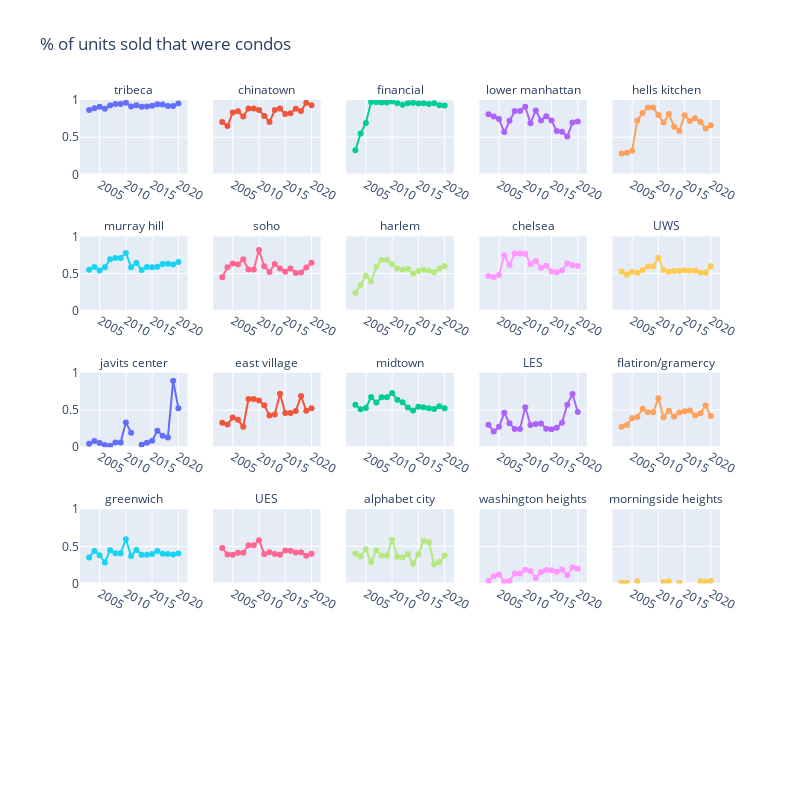

The notebook cell this image was saved under:
### Markdown cell above
2. Does condo/walkup mix matter for neighborhood pricing?

### Code cell
#We know from prior analysis that of the three main building types, condos have the highest average price, followed
#by coops, and then walkups. One theory as to why neighbors that are close to each other geographically might have
#vastly different average pricing is building type mix.

#We can construct a dataframe measuring this by using a groupby and pivot.
df_buildingmix  = filtered_df.groupby(["broader_neighborhoods","broad building category","year sold"])["sale price"].count()
df_buildingmix = df_buildingmix.reset_index()
df_buildingmix = df_buildingmix.pivot(index=["broader_neighborhoods","year sold"],columns="broad building category",values="sale price")

#We convert sales counts to #s by dividing type sold by total units sold
df_buildingmix_series = df_buildingmix.sum(axis=1)
df_totals = df_buildingmix_series.values
df_buildingmix = df_buildingmix.div(df_totals,axis=0)
df_buildingmix.reset_index(inplace=True)

#We can construct a datframe that looks at the share of condos sold per year per neighborhood.
df_condos = df_buildingmix.pivot(index="year sold",columns="broader_neighborhoods",values="condos")
df_condos = df_condos.sort_values(df_condos.last_valid_index(), axis=1,ascending=False)
df_condos.drop(columns=["other","roosevelt island","inwood"],inplace=True)
#print(df_condos)

#We'll do the same for walkups
df_walkups = df_buildingmix.pivot(index="year sold",columns="broader_neighborhoods",values="walk-ups")
df_walkups = df_walkups.sort_values(df_walkups.last_valid_index(), axis=1,ascending=False)
#print(df_walkups)

### Figure 1 — Plotly figure (JSON) as saved in the notebook; plotly's stock layout.template omitted (floating-point values rounded to 4 significant figures)
{"data": [{"type": "scatter", "x": [2003, 2004, 2005, 2006, 2007, 2008, 2009, 2010, 2011, 2012, 2013, 2014, 2015, 2016, 2017, 2018, 2019, 2020], "xaxis": "x", "y": [0.8668, 0.8893, 0.9109, 0.8816, 0.9251, 0.9453, 0.9453, 0.9646, 0.9136, 0.9304, 0.9103, 0.9118, 0.9229, 0.9425, 0.9409, 0.9177, 0.92, 0.9531], "yaxis": "y"}, {"type": "scatter", "x": [2003, 2004, 2005, 2006, 2007, 2008, 2009, 2010, 2011, 2012, 2013, 2014, 2015, 2016, 2017, 2018, 2019, 2020], "xaxis": "x2", "y": [0.7027, 0.65, 0.8333, 0.8496, 0.7778, 0.8854, 0.8854, 0.8652, 0.7857, 0.7037, 0.8649, 0.885, 0.8118, 0.8219, 0.8824, 0.8519, 0.962, 0.9286], "yaxis": "y2"}, {"type": "scatter", "x": [2003, 2004, 2005, 2006, 2007, 2008, 2009, 2010, 2011, 2012, 2013, 2014, 2015, 2016, 2017, 2018, 2019, 2020], "xaxis": "x3", "y": [0.3256, 0.5488, 0.6909, 0.9729, 0.9689, 0.9678, 0.9678, 0.9811, 0.958, 0.9375, 0.9557, 0.9647, 0.9545, 0.9572, 0.9455, 0.9577, 0.93, 0.9246], "yaxis": "y3"}, {"type": "scatter", "x": [2003, 2004, 2005, 2006, 2007, 2008, 2009, 2010, 2011, 2012, 2013, 2014, 2015, 2016, 2017, 2018, 2019, 2020], "xaxis": "x4", "y": [0.8091, 0.7784, 0.745, 0.569, 0.7209, 0.8508, 0.8508, 0.9081, 0.6885, 0.8577, 0.725, 0.78, 0.7257, 0.5833, 0.5746, 0.5086, 0.6964, 0.7096], "yaxis": "y4"}, {"type": "scatter", "x": [2003, 2004, 2005, 2006, 2007, 2008, 2009, 2010, 2011, 2012, 2013, 2014, 2015, 2016, 2017, 2018, 2019, 2020], "xaxis": "x5", "y": [0.2822, 0.2919, 0.3165, 0.7254, 0.8242, 0.8994, 0.8994, 0.7983, 0.6971, 0.8119, 0.6413, 0.5849, 0.7947, 0.7188, 0.7548, 0.707, 0.616, 0.661], "yaxis": "y5"}, {"type": "scatter", "x": [2003, 2004, 2005, 2006, 2007, 2008, 2009, 2010, 2011, 2012, 2013, 2014, 2015, 2016, 2017, 2018, 2019, 2020], "xaxis": "x6", "y": [0.5516, 0.589, 0.5422, 0.5852, 0.6935, 0.7111, 0.7111, 0.7766, 0.5868, 0.6411, 0.5493, 0.5901, 0.5849, 0.5907, 0.6282, 0.632, 0.6208, 0.6548], "yaxis": "y6"}, {"type": "scatter", "x": [2003, 2004, 2005, 2006, 2007, 2008, 2009, 2010, 2011, 2012, 2013, 2014, 2015, 2016, 2017, 2018, 2019, 2020], "xaxis": "x7", "y": [0.4517, 0.5847, 0.6349, 0.6232, 0.6913, 0.5565, 0.5565, 0.8159, 0.5988, 0.5222, 0.6291, 0.5692, 0.524, 0.5672, 0.5083, 0.5163, 0.5816, 0.6471], "yaxis": "y7"}, {"type": "scatter", "x": [2003, 2004, 2005, 2006, 2007, 2008, 2009, 2010, 2011, 2012, 2013, 2014, 2015, 2016, 2017, 2018, 2019, 2020], "xaxis": "x8", "y": [0.2417, 0.3465, 0.4695, 0.394, 0.5913, 0.6831, 0.6831, 0.6271, 0.567, 0.5512, 0.5668, 0.4987, 0.5348, 0.552, 0.5429, 0.5176, 0.5671, 0.603], "yaxis": "y8"}, {"type": "scatter", "x": [2003, 2004, 2005, 2006, 2007, 2008, 2009, 2010, 2011, 2012, 2013, 2014, 2015, 2016, 2017, 2018, 2019, 2020], "xaxis": "x9", "y": [0.4675, 0.455, 0.4814, 0.7479, 0.6149, 0.7691, 0.7691, 0.7683, 0.6304, 0.6687, 0.5798, 0.6057, 0.5292, 0.5188, 0.5431, 0.635, 0.6136, 0.6022], "yaxis": "y9"}, {"type": "scatter", "x": [2003, 2004, 2005, 2006, 2007, 2008, 2009, 2010, 2011, 2012, 2013, 2014, 2015, 2016, 2017, 2018, 2019, 2020], "xaxis": "x10", "y": [0.527, 0.4888, 0.5235, 0.5111, 0.5467, 0.5954, 0.5954, 0.7139, 0.547, 0.525, 0.5354, 0.5373, 0.5454, 0.537, 0.5429, 0.5164, 0.512, 0.5974], "yaxis": "y10"}, {"type": "scatter", "x": [2003, 2004, 2005, 2006, 2007, 2008, 2009, 2010, 2011, 2012, 2013, 2014, 2015, 2016, 2017, 2018, 2019, 2020], "xaxis": "x11", "y": [0.04478, 0.08333, 0.05479, 0.0303, 0.02041, 0.06383, 0.06383, 0.3333, 0.1944, null, 0.03448, 0.06061, 0.08824, 0.2222, 0.1538, 0.129, 0.8947, 0.5238], "yaxis": "y11"}, {"type": "scatter", "x": [2003, 2004, 2005, 2006, 2007, 2008, 2009, 2010, 2011, 2012, 2013, 2014, 2015, 2016, 2017, 2018, 2019, 2020], "xaxis": "x12", "y": [0.3299, 0.3057, 0.3988, 0.3682, 0.2741, 0.6471, 0.6471, 0.6273, 0.5652, 0.4247, 0.4395, 0.7171, 0.4611, 0.4604, 0.4868, 0.6872, 0.4902, 0.5234], "yaxis": "y12"}, {"type": "scatter", "x": [2003, 2004, 2005, 2006, 2007, 2008, 2009, 2010, 2011, 2012, 2013, 2014, 2015, 2016, 2017, 2018, 2019, 2020], "xaxis": "x13", "y": [0.5692, 0.51, 0.5266, 0.6734, 0.5997, 0.6719, 0.6719, 0.7271, 0.6368, 0.6028, 0.5324, 0.4919, 0.5443, 0.538, 0.5236, 0.5147, 0.5506, 0.5224], "yaxis": "y13"}, {"type": "scatter", "x": [2003, 2004, 2005, 2006, 2007, 2008, 2009, 2010, 2011, 2012, 2013, 2014, 2015, 2016, 2017, 2018, 2019, 2020], "xaxis": "x14", "y": [0.3006, 0.211, 0.2735, 0.4623, 0.3229, 0.246, 0.246, 0.5363, 0.3, 0.3116, 0.3188, 0.2492, 0.2401, 0.262, 0.3284, 0.5697, 0.7161, 0.4722], "yaxis": "y14"}, {"type": "scatter", "x": [2003, 2004, 2005, 2006, 2007, 2008, 2009, 2010, 2011, 2012, 2013, 2014, 2015, 2016, 2017, 2018, 2019, 2020], "xaxis": "x15", "y": [0.2764, 0.2999, 0.39, 0.4069, 0.5184, 0.4695, 0.4695, 0.6565, 0.4035, 0.4895, 0.4108, 0.4656, 0.4845, 0.4931, 0.4268, 0.456, 0.5606, 0.4177], "yaxis": "y15"}, {"type": "scatter", "x": [2003, 2004, 2005, 2006, 2007, 2008, 2009, 2010, 2011, 2012, 2013, 2014, 2015, 2016, 2017, 2018, 2019, 2020], "xaxis": "x16", "y": [0.3509, 0.4391, 0.38, 0.2843, 0.4489, 0.408, 0.408, 0.5946, 0.3715, 0.4517, 0.3888, 0.3865, 0.3992, 0.4374, 0.4013, 0.3968, 0.3896, 0.404], "yaxis": "y16"}, {"type": "scatter", "x": [2003, 2004, 2005, 2006, 2007, 2008, 2009, 2010, 2011, 2012, 2013, 2014, 2015, 2016, 2017, 2018, 2019, 2020], "xaxis": "x17", "y": [0.4794, 0.3912, 0.3873, 0.4155, 0.414, 0.517, 0.517, 0.5822, 0.3993, 0.4229, 0.398, 0.3876, 0.4465, 0.442, 0.4184, 0.4207, 0.3759, 0.4006], "yaxis": "y17"}, {"type": "scatter", "x": [2003, 2004, 2005, 2006, 2007, 2008, 2009, 2010, 2011, 2012, 2013, 2014, 2015, 2016, 2017, 2018, 2019, 2020], "xaxis": "x18", "y": [0.4056, 0.3659, 0.4615, 0.2857, 0.4474, 0.3774, 0.3774, 0.5897, 0.3619, 0.3548, 0.3971, 0.2662, 0.3953, 0.5755, 0.5569, 0.2587, 0.2903, 0.3761], "yaxis": "y18"}, {"type": "scatter", "x": [2003, 2004, 2005, 2006, 2007, 2008, 2009, 2010, 2011, 2012, 2013, 2014, 2015, 2016, 2017, 2018, 2019, 2020], "xaxis": "x19", "y": [0.0339, 0.09808, 0.1231, 0.02778, 0.03626, 0.137, 0.137, 0.1867, 0.1709, 0.07568, 0.1563, 0.182, 0.18, 0.1599, 0.1882, 0.1123, 0.2158, 0.2007], "yaxis": "y19"}, {"type": "scatter", "x": [2003, 2004, 2005, 2006, 2007, 2008, 2009, 2010, 2011, 2012, 2013, 2014, 2015, 2016, 2017, 2018, 2019, 2020], "xaxis": "x20", "y": [0.01429, 0.01136, null, 0.03093, null, null, null, null, 0.02041, 0.03077, null, 0.0125, null, null, null, 0.03077, 0.02597, 0.03448], "yaxis": "y20"}], "layout": {"annotations": [{"font": {"size": 12}, "showarrow": false, "text": "tribeca", "x": 0.084, "xanchor": "center", "xref": "paper", "y": 1, "yanchor": "bottom", "yref": "paper"}, {"font": {"size": 12}, "showarrow": false, "text": "chinatown", "x": 0.292, "xanchor": "center", "xref": "paper", "y": 1, "yanchor": "bottom", "yref": "paper"}, {"font": {"size": 12}, "showarrow": false, "text": "financial", "x": 0.5, "xanchor": "center", "xref": "paper", "y": 1, "yanchor": "bottom", "yref": "paper"}, {"font": {"size": 12}, "showarrow": false, "text": "lower manhattan", "x": 0.708, "xanchor": "center", "xref": "paper", "y": 1, "yanchor": "bottom", "yref": "paper"}, {"font": {"size": 12}, "showarrow": false, "text": "hells kitchen", "x": 0.916, "xanchor": "center", "xref": "paper", "y": 1, "yanchor": "bottom", "yref": "paper"}, {"font": {"size": 12}, "showarrow": false, "text": "murray hill", "x": 0.084, "xanchor": "center", "xref": "paper", "y": 0.78, "yanchor": "bottom", "yref": "paper"}, {"font": {"size": 12}, "showarrow": false, "text": "soho", "x": 0.292, "xanchor": "center", "xref": "paper", "y": 0.78, "yanchor": "bottom", "yref": "paper"}, {"font": {"size": 12}, "showarrow": false, "text": "harlem", "x": 0.5, "xanchor": "center", "xref": "paper", "y": 0.78, "yanchor": "bottom", "yref": "paper"}, {"font": {"size": 12}, "showarrow": false, "text": "chelsea", "x": 0.708, "xanchor": "center", "xref": "paper", "y": 0.78, "yanchor": "bottom", "yref": "paper"}, {"font": {"size": 12}, "showarrow": false, "text": "UWS", "x": 0.916, "xanchor": "center", "xref": "paper", "y": 0.78, "yanchor": "bottom", "yref": "paper"}, {"font": {"size": 12}, "showarrow": false, "text": "javits center", "x": 0.084, "xanchor": "center", "xref": "paper", "y": 0.56, "yanchor": "bottom", "yref": "paper"}, {"font": {"size": 12}, "showarrow": false, "text": "east village", "x": 0.292, "xanchor": "center", "xref": "paper", "y": 0.56, "yanchor": "bottom", "yref": "paper"}, {"font": {"size": 12}, "showarrow": false, "text": "midtown", "x": 0.5, "xanchor": "center", "xref": "paper", "y": 0.56, "yanchor": "bottom", "yref": "paper"}, {"font": {"size": 12}, "showarrow": false, "text": "LES", "x": 0.708, "xanchor": "center", "xref": "paper", "y": 0.56, "yanchor": "bottom", "yref": "paper"}, {"font": {"size": 12}, "showarrow": false, "text": "flatiron/gramercy", "x": 0.916, "xanchor": "center", "xref": "paper", "y": 0.56, "yanchor": "bottom", "yref": "paper"}, {"font": {"size": 12}, "showarrow": false, "text": "greenwich", "x": 0.084, "xanchor": "center", "xref": "paper", "y": 0.34, "yanchor": "bottom", "yref": "paper"}, {"font": {"size": 12}, "showarrow": false, "text": "UES", "x": 0.292, "xanchor": "center", "xref": "paper", "y": 0.34, "yanchor": "bottom", "yref": "paper"}, {"font": {"size": 12}, "showarrow": false, "text": "alphabet city", "x": 0.5, "xanchor": "center", "xref": "paper", "y": 0.34, "yanchor": "bottom", "yref": "paper"}, {"font": {"size": 12}, "showarrow": false, "text": "washington heights", "x": 0.708, "xanchor": "center", "xref": "paper", "y": 0.34, "yanchor": "bottom", "yref": "paper"}, {"font": {"size": 12}, "showarrow": false, "text": "morningside heights", "x": 0.916, "xanchor": "center", "xref": "paper", "y": 0.34, "yanchor": "bottom", "yref": "paper"}], "height": 800, "showlegend": false, "title": {"text": "% of units sold that were condos"}, "width": 800, "xaxis": {"anchor": "y", "domain": [0, 0.168]}, "xaxis10": {"anchor": "y10", "domain": [0.832, 1]}, "xaxis11": {"anchor": "y11", "domain": [0, 0.168]}, "xaxis12": {"anchor": "y12", "domain": [0.208, 0.376]}, "xaxis13": {"anchor": "y13", "domain": [0.416, 0.584]}, "xaxis14": {"anchor": "y14", "domain": [0.624, 0.792]}, "xaxis15": {"anchor": "y15", "domain": [0.832, 1]}, "xaxis16": {"anchor": "y16", "domain": [0, 0.168]}, "xaxis17": {"anchor": "y17", "domain": [0.208, 0.376]}, "xaxis18": {"anchor": "y18", "domain": [0.416, 0.584]}, "xaxis19": {"anchor": "y19", "domain": [0.624, 0.792]}, "xaxis2": {"anchor": "y2", "domain": [0.208, 0.376]}, "xaxis20": {"anchor": "y20", "domain": [0.832, 1]}, "xaxis21": {"anchor": "y21", "domain": [0, 0.168]}, "xaxis22": {"anchor": "y22", "domain": [0.208, 0.376]}, "xaxis23": {"anchor": "y23", "domain": [0.416, 0.584]}, "xaxis24": {"anchor": "y24", "domain": [0.624, 0.792]}, "xaxis25": {"anchor": "y25", "domain": [0.832, 1]}, "xaxis3": {"anchor": "y3", "domain": [0.416, 0.584]}, "xaxis4": {"anchor": "y4", "domain": [0.624, 0.792]}, "xaxis5": {"anchor": "y5", "domain": [0.832, 1]}, "xaxis6": {"anchor": "y6", "domain": [0, 0.168]}, "xaxis7": {"anchor": "y7", "domain": [0.208, 0.376]}, "xaxis8": {"anchor": "y8", "domain": [0.416, 0.584]}, "xaxis9": {"anchor": "y9", "domain": [0.624, 0.792]}, "yaxis": {"anchor": "x", "domain": [0.88, 1], "range": [0, 1]}, "yaxis10": {"anchor": "x10", "domain": [0.66, 0.78], "matches": "y6", "range": [0, 1], "showticklabels": false}, "yaxis11": {"anchor": "x11", "domain": [0.44, 0.56], "range": [0, 1]}, "yaxis12": {"anchor": "x12", "domain": [0.44, 0.56], "matches": "y11", "range": [0, 1], "showticklabels": false}, "yaxis13": {"anchor": "x13", "domain": [0.44, 0.56], "matches": "y11", "range": [0, 1], "showticklabels": false}, "yaxis14": {"anchor": "x14", "domain": [0.44, 0.56], "matches": "y11", "range": [0, 1], "showticklabels": false}, "yaxis15": {"anchor": "x15", "domain": [0.44, 0.56], "matches": "y11", "range": [0, 1], "showticklabels": false}, "yaxis16": {"anchor": "x16", "domain": [0.22, 0.34], "range": [0, 1]}, "yaxis17": {"anchor": "x17", "domain": [0.22, 0.34], "matches": "y16", "range": [0, 1], "showticklabels": false}, "yaxis18": {"anchor": "x18", "domain": [0.22, 0.34], "matches": "y16", "range": [0, 1], "showticklabels": false}, "yaxis19": {"anchor": "x19", "domain": [0.22, 0.34], "matches": "y16", "range": [0, 1], "showticklabels": false}, "yaxis2": {"anchor": "x2", "domain": [0.88, 1], "matches": "y", "range": [0, 1], "showticklabels": false}, "yaxis20": {"anchor": "x20", "domain": [0.22, 0.34], "matches": "y16", "range": [0, 1], "showticklabels": false}, "yaxis21": {"anchor": "x21", "domain": [0, 0.12], "range": [0, 1]}, "yaxis22": {"anchor": "x22", "domain": [0, 0.12], "matches": "y21", "range": [0, 1], "showticklabels": false}, "yaxis23": {"anchor": "x23", "domain": [0, 0.12], "matches": "y21", "range": [0, 1], "showticklabels": false}, "yaxis24": {"anchor": "x24", "domain": [0, 0.12], "matches": "y21", "range": [0, 1], "showticklabels": false}, "yaxis25": {"anchor": "x25", "domain": [0, 0.12], "matches": "y21", "range": [0, 1], "showticklabels": false}, "yaxis3": {"anchor": "x3", "domain": [0.88, 1], "matches": "y", "range": [0, 1], "showticklabels": false}, "yaxis4": {"anchor": "x4", "domain": [0.88, 1], "matches": "y", "range": [0, 1], "showticklabels": false}, "yaxis5": {"anchor": "x5", "domain": [0.88, 1], "matches": "y", "range": [0, 1], "showticklabels": false}, "yaxis6": {"anchor": "x6", "domain": [0.66, 0.78], "range": [0, 1]}, "yaxis7": {"anchor": "x7", "domain": [0.66, 0.78], "matches": "y6", "range": [0, 1], "showticklabels": false}, "yaxis8": {"anchor": "x8", "domain": [0.66, 0.78], "matches": "y6", "range": [0, 1], "showticklabels": false}, "yaxis9": {"anchor": "x9", "domain": [0.66, 0.78], "matches": "y6", "range": [0, 1], "showticklabels": false}}}
